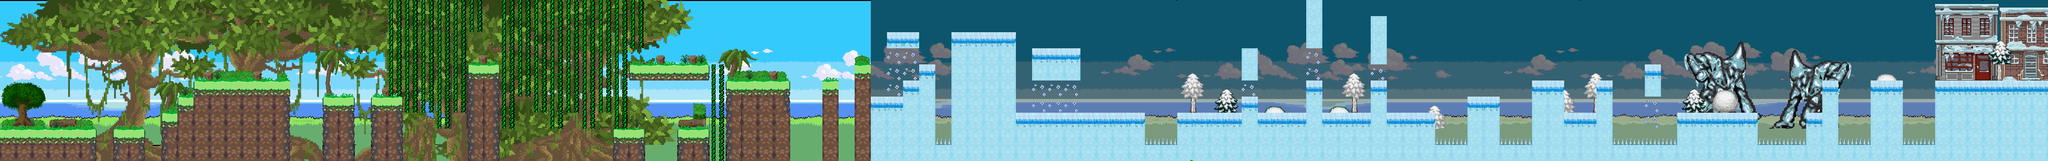

Tiled map render using the project's own tile images. Description and the map definition, with tile-layer contents summarised, below:
An orthogonal 127x10 tile map with 32x32 px tiles, 8 tile layers (Background, goliat, arboles2, Arbustos, ...), 1 hidden layer not drawn.

<map version="1.0" orientation="orthogonal" renderorder="right-down" width="127" height="10" tilewidth="32" tileheight="32" nextobjectid="1">
 <tileset firstgid="1" name="Lvl_0_Tileset" tilewidth="32" tileheight="32" tilecount="2688" columns="64">
  <image source="Lvl_0_Tileset.png" width="2048" height="1352" />
 </tileset>
 <layer name="Background" width="165" height="10">
  <data>[1650 cells, 1520 non-empty, 454 distinct tile ids]</data>
 </layer>
 <layer name="goliat" width="127" height="10">
  <data>[1270 cells, 431 non-empty, 386 distinct tile ids]</data>
 </layer>
 <layer name="arboles2" width="127" height="10">
  <data>[1270 cells, 286 non-empty, 169 distinct tile ids]</data>
 </layer>
 <layer name="Arbustos" width="127" height="10">
  <data>[1270 cells, 275 non-empty, 186 distinct tile ids]</data>
 </layer>
 <layer name="Hielo 2" width="127" height="10">
  <data>[1270 cells, 107 non-empty, 5 distinct tile ids]</data>
 </layer>
 <layer name="arboles y assets" width="127" height="10">
  <data>[1270 cells, 89 non-empty, 26 distinct tile ids]</data>
 </layer>
 <layer name="Suelo" width="165" height="10">
  <data>[1650 cells, 562 non-empty, 29 distinct tile ids]</data>
 </layer>
 <layer name="Collision" width="165" height="10" visible="0">
  <data>[1650 cells, 386 non-empty, 5 distinct tile ids]</data>
 </layer>
 <layer name="Lianas i pinxos" width="127" height="10">
  <data>[1270 cells, 169 non-empty, 8 distinct tile ids]</data>
 </layer>
</map>
